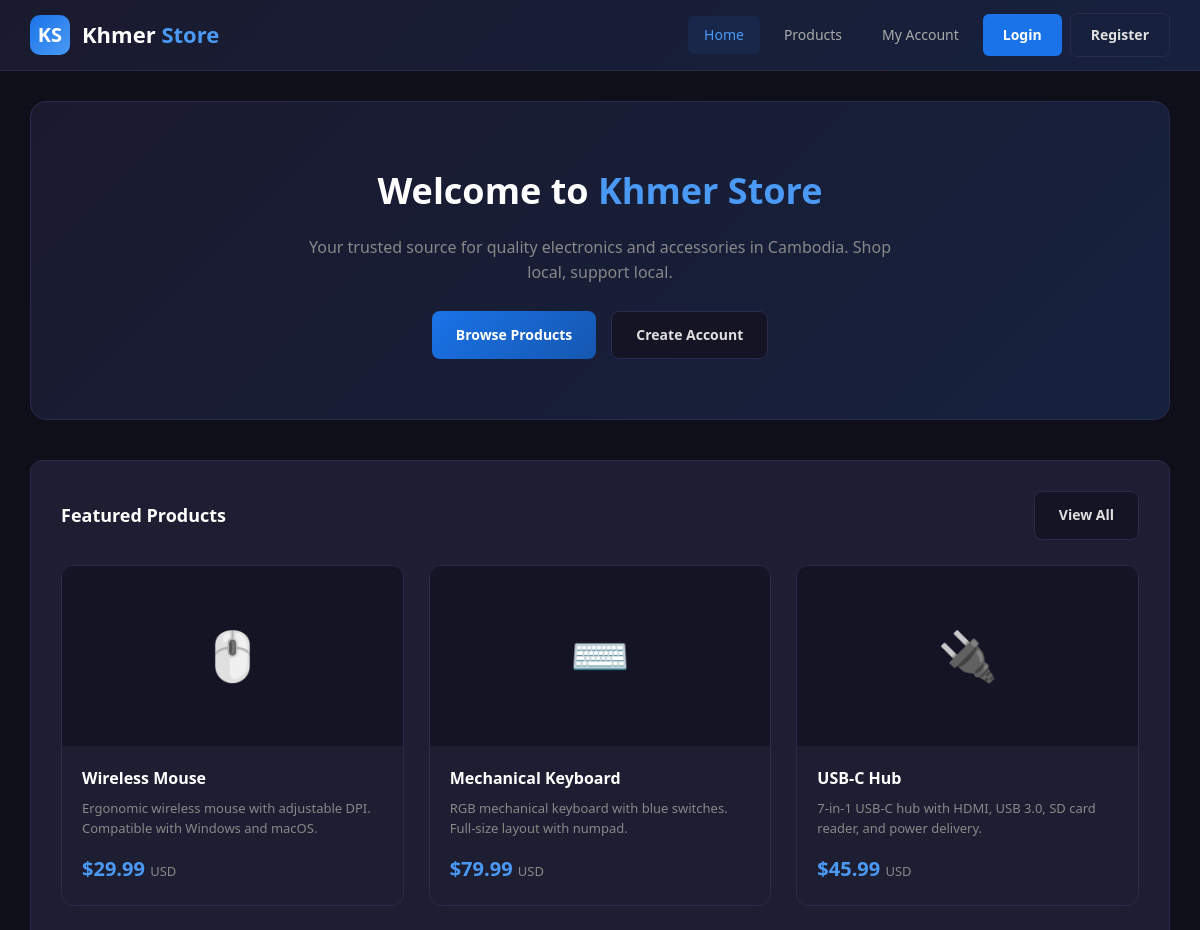
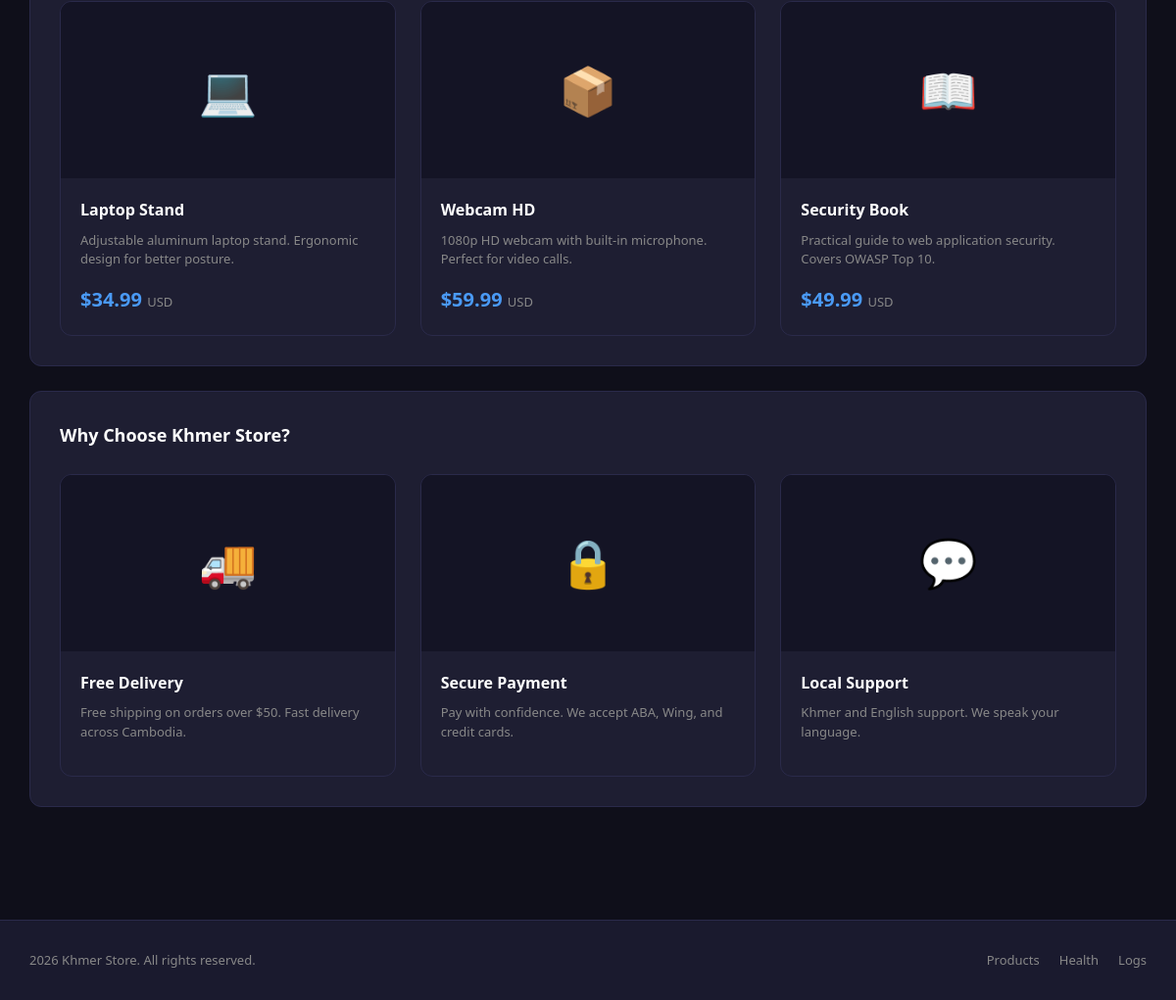
The page / on the database its author committed (2 pictures, top to bottom).
### tables this page shows
CREATE TABLE products (
            id INTEGER PRIMARY KEY AUTOINCREMENT,
            name TEXT NOT NULL,
            description TEXT,
            price REAL NOT NULL,
            category TEXT,
            stock INTEGER DEFAULT 100,
            image_url TEXT,
            created_at TIMESTAMP DEFAULT CURRENT_TIMESTAMP
        );

### app.py (the view)
@app.route("/")
def index():
    log_request("GET", "/", 200)
    products = get_all_products()[:6]
    return render_template("index.html", products=products)

### app.py (called while the page is built)
@app.after_request
def add_security_headers(response):
    response.headers['X-Content-Type-Options'] = 'nosniff'
    response.headers['X-Frame-Options'] = 'SAMEORIGIN'
    response.headers['X-XSS-Protection'] = '1; mode=block'
    return response

def log_request(method, path, status_code, details=""):
    entry = {
        "timestamp": datetime.now().strftime("%Y-%m-%d %H:%M:%S"),
        "method": method,
        "path": path,
        "status_code": status_code,
        "details": details
    }
    REQUEST_LOG.append(entry)
    print(f"[{entry['timestamp']}] {method} {path} -> {status_code} {details}")

### database.py (called while the page is built)
def get_db():
    conn = sqlite3.connect(DB_PATH)
    conn.row_factory = sqlite3.Row
    return conn

def get_all_products():
    conn = get_db()
    cursor = conn.cursor()
    cursor.execute("SELECT * FROM products")
    products = [dict(row) for row in cursor.fetchall()]
    conn.close()
    return products

### templates/index.html (shortened to what this page needs)
<!DOCTYPE html>
<html lang="en">
<head>
    <link rel="stylesheet" href="/static/style.css">
</head>
<body>
    <header class="header">
        <div class="header-content">
            <a href="/" class="logo">
                <div class="logo-icon">KS</div>
                <div class="logo-text">Khmer <span>Store</span></div>
            </a>
            <nav class="nav">
                <a href="/" class="nav-link active">Home</a>
                <a href="/products" class="nav-link">Products</a>
                <a href="/account" class="nav-link">My Account</a>
                <a href="/login" class="nav-btn">Login</a>
                <a href="/register" class="nav-btn nav-btn-outline">Register</a>
            </nav>
        </div>
    </header>
    <main class="container">
        <section class="hero">
            <h1>Welcome to <span>Khmer Store</span></h1>
            <p>Your trusted source for quality electronics and accessories in Cambodia. Shop local, support local.</p>
            <div class="hero-actions">
                <a href="/products" class="btn btn-primary">Browse Products</a>
                <a href="/register" class="btn btn-secondary">Create Account</a>
            </div>
        </section>
        <section class="section">
            <div class="section-header">
                <h2 class="section-title">Featured Products</h2>
                <a href="/products" class="btn btn-secondary">View All</a>
            </div>
            <div class="product-grid">
                {% for product in products %}
                <div class="card">
                    <div class="card-image">
                        {% if 'Mouse' in product.name %}🖱️
                        {% elif 'Keyboard' in product.name %}⌨️
                        {% elif 'Hub' in product.name %}🔌
                        {% elif 'Stand' in product.name %}💻
                        {% elif 'Book' in product.name %}📖
                        {% else %}📦
                        {% endif %}
                    </div>
                    <div class="card-body">
                        <h3 class="card-title">{{ product.name }}</h3>
                        <p class="card-desc">{{ product.description }}</p>
                        <div class="card-price">${{ "%.2f"|format(product.price) }} <span>USD</span></div>
                    </div>
                </div>
                {% endfor %}
            </div>
        </section>
        <section class="section">
            <div class="section-header">
                <h2 class="section-title">Why Choose Khmer Store?</h2>
            </div>
            <div class="product-grid">
                <div class="card">
                    <div class="card-image">🚚</div>
                    <div class="card-body">
                        <h3 class="card-title">Free Delivery</h3>
                        <p class="card-desc">Free shipping on orders over $50. Fast delivery across Cambodia.</p>
                    </div>
                </div>
                <div class="card">
                    <div class="card-image">🔒</div>
                    <div class="card-body">
                        <h3 class="card-title">Secure Payment</h3>
                        <p class="card-desc">Pay with confidence. We accept ABA, Wing, and credit cards.</p>
                    </div>
                </div>
                <div class="card">
                    <div class="card-image">💬</div>
                    <div class="card-body">
                        <h3 class="card-title">Local Support</h3>
                        <p class="card-desc">Khmer and English support. We speak your language.</p>
                    </div>
                </div>
            </div>
        </section>
    </main>
    <footer class="footer">
        <div class="footer-content">
            <div class="footer-text">2026 Khmer Store. All rights reserved.</div>
            <div class="footer-links">
                <a href="/products">Products</a>
                <a href="/health">Health</a>
                <a href="/api/logs">Logs</a>
            </div>
        </div>
    </footer>
</body>
</html>

### static/style.css (style rules this page uses)
:root { --primary: #1a73e8; --primary-dark: #1557b0; --primary-light: #4a9af5; --secondary: #ff6b35; --success: #34a853; --danger: #ea4335; --warning: #fbbc04; --dark: #1a1a2e; --darker: #16213e; --card: #1e1e32; --card-hover: #252540; --border: #2a2a4a; --text: #e0e0e0; --text-muted: #888; --text-light: #aaa; --bg: #0f0f1a; --bg-light: #141425; }
* { margin: 0; padding: 0; box-sizing: border-box; }
body { font-family: 'Segoe UI', Tahoma, Geneva, Verdana, sans-serif; background: var(--bg); color: var(--text); min-height: 100vh; line-height: 1.6; }
.header { background: linear-gradient(135deg, var(--dark) 0%, var(--darker) 100%); border-bottom: 1px solid var(--border); padding: 0 30px; position: sticky; top: 0; z-index: 100; }
.header-content { max-width: 1400px; margin: 0 auto; display: flex; align-items: center; justify-content: space-between; height: 70px; }
.logo { display: flex; align-items: center; gap: 12px; text-decoration: none; }
.logo-icon { width: 40px; height: 40px; background: linear-gradient(135deg, var(--primary) 0%, var(--primary-light) 100%); border-radius: 10px; display: flex; align-items: center; justify-content: center; font-size: 20px; color: white; font-weight: bold; }
.logo-text { font-size: 22px; font-weight: 700; color: white; }
.logo-text span { color: var(--primary-light); }
.nav { display: flex; align-items: center; gap: 8px; }
.nav-link { color: var(--text-light); text-decoration: none; padding: 8px 16px; border-radius: 6px; font-size: 14px; transition: all 0.3s; }
.nav-link.active { color: var(--primary-light); background: rgba(26,115,232,0.1); }
.nav-btn { background: var(--primary); color: white; border: none; padding: 10px 20px; border-radius: 6px; font-size: 14px; font-weight: 600; cursor: pointer; transition: all 0.3s; text-decoration: none; }
.nav-btn-outline { background: transparent; border: 1px solid var(--border); color: var(--text); }
.container { max-width: 1400px; margin: 0 auto; padding: 30px; }
.hero { background: linear-gradient(135deg, var(--dark) 0%, var(--darker) 100%); border: 1px solid var(--border); border-radius: 16px; padding: 60px 40px; text-align: center; margin-bottom: 40px; }
.hero h1 { font-size: 36px; margin-bottom: 15px; color: white; }
.hero h1 span { color: var(--primary-light); }
.hero p { color: var(--text-muted); font-size: 16px; max-width: 600px; margin: 0 auto 25px; }
.hero-actions { display: flex; gap: 15px; justify-content: center; }
.card { background: var(--card); border: 1px solid var(--border); border-radius: 12px; overflow: hidden; transition: all 0.3s; }
.card-image { height: 180px; background: var(--bg-light); display: flex; align-items: center; justify-content: center; font-size: 48px; color: var(--text-muted); }
.card-body { padding: 20px; }
.card-title { font-size: 16px; font-weight: 600; margin-bottom: 8px; color: white; }
.card-desc { font-size: 13px; color: var(--text-muted); margin-bottom: 15px; line-height: 1.5; }
.card-price { font-size: 20px; font-weight: 700; color: var(--primary-light); }
.card-price span { font-size: 13px; color: var(--text-muted); font-weight: 400; }
.product-grid { display: grid; grid-template-columns: repeat(auto-fill, minmax(280px, 1fr)); gap: 25px; }
.section { background: var(--card); border: 1px solid var(--border); border-radius: 12px; padding: 30px; margin-bottom: 25px; }
.section-header { display: flex; justify-content: space-between; align-items: center; margin-bottom: 25px; }
.section-title { font-size: 18px; font-weight: 600; color: white; }
.btn { display: inline-flex; align-items: center; justify-content: center; gap: 8px; padding: 12px 24px; border: none; border-radius: 8px; font-size: 14px; font-weight: 600; cursor: pointer; transition: all 0.3s; text-decoration: none; }
.btn-primary { background: linear-gradient(135deg, var(--primary) 0%, var(--primary-dark) 100%); color: white; }
.btn-secondary { background: var(--bg-light); border: 1px solid var(--border); color: var(--text); }
.footer { background: var(--dark); border-top: 1px solid var(--border); padding: 30px; margin-top: 60px; }
.footer-content { max-width: 1400px; margin: 0 auto; display: flex; justify-content: space-between; align-items: center; }
.footer-text { color: var(--text-muted); font-size: 13px; }
.footer-links { display: flex; gap: 20px; }
.footer-links a { color: var(--text-muted); text-decoration: none; font-size: 13px; }

### rows shown on the page
products: name "Wireless Mouse", description "Ergonomic wireless mouse with adjustable DPI. Compatible with Windows and macOS.", price "29.99"
products: name "Mechanical Keyboard", description "RGB mechanical keyboard with blue switches. Full-size layout with numpad.", price "79.99"
products: name "USB-C Hub", description "7-in-1 USB-C hub with HDMI, USB 3.0, SD card reader, and power delivery.", price "45.99"
products: name "Laptop Stand", description "Adjustable aluminum laptop stand. Ergonomic design for better posture.", price "34.99"
products: name "Webcam HD", description "1080p HD webcam with built-in microphone. Perfect for video calls.", price "59.99"
products: name "Security Book", description "Practical guide to web application security. Covers OWASP Top 10.", price "49.99"
